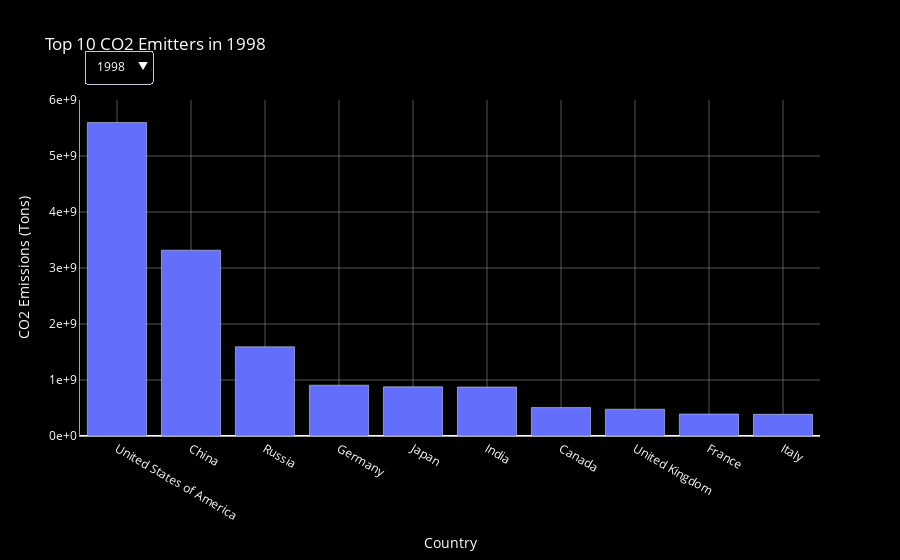

The cell this chart's notebook holds for it:
### Markdown cell above
### Plot Top 10 CO2 emittents per year

### Code cell
fig = most_emissions(df_most.tail(25))
fig.show()

### Figure 1 — Plotly figure (JSON) as saved in the notebook; plotly's stock layout.template omitted (floating-point values rounded to 4 significant figures)
{"data": [{"alignmentgroup": "True", "hovertemplate": "index=%{x}<br>y=%{y}<extra></extra>", "legendgroup": "", "marker": {"color": "#636efa", "pattern": {"shape": ""}}, "name": "", "offsetgroup": "", "orientation": "v", "showlegend": false, "textposition": "auto", "type": "bar", "x": ["United States of America", "China", "Russia", "Germany", "Japan", "India", "Canada", "United Kingdom", "France", "Italy"], "xaxis": "x", "y": [5598899200, 3317325312, 1593127424, 907420416, 879085312, 874814016, 507147776, 478460640, 391919840, 387158240], "yaxis": "y"}], "layout": {"barmode": "relative", "font": {"color": "white"}, "legend": {"tracegroupgap": 0}, "paper_bgcolor": "black", "plot_bgcolor": "black", "title": {"text": "Top 10 CO2 Emitters in 1998"}, "updatemenus": [{"buttons": [{"args": [{"x": [["United States of America", "China", "Russia", "Germany", "Japan", "India", "Canada", "United Kingdom", "France", "Italy"]], "y": [[5598899200, 3317325312, 1593127424, 907420416, 879085312, 874814016, 507147776, 478460640, 391919840, 387158240]]}, {"title": "Top 10 CO2 Emitters in 1998"}], "label": "1998", "method": "update"}, {"args": [{"x": [["United States of America", "China", "Russia", "India", "Japan", "Germany", "Canada", "United Kingdom", "Italy", "France"]], "y": [[5621447680, 3251912704, 1639046528, 934354048, 908289408, 874890688, 517573184, 468914208, 395535296, 386845664]]}, {"title": "Top 10 CO2 Emitters in 1999"}], "label": "1999", "method": "update"}, {"args": [{"x": [["United States of America", "China", "Russia", "India", "Japan", "Germany", "Canada", "United Kingdom", "Italy", "France"]], "y": [[5784377344, 3424876288, 1675038720, 967147392, 926262528, 873645568, 536003104, 475450464, 397124736, 386874272]]}, {"title": "Top 10 CO2 Emitters in 2000"}], "label": "2000", "method": "update"}, {"args": [{"x": [["United States of America", "China", "Russia", "India", "Japan", "Germany", "Canada", "United Kingdom", "Italy", "France"]], "y": [[5739744768, 3581869312, 1682024320, 982892032, 915464384, 889131200, 526177888, 488336192, 395951232, 392665696]]}, {"title": "Top 10 CO2 Emitters in 2001"}], "label": "2001", "method": "update"}, {"args": [{"x": [["United States of America", "China", "Russia", "India", "Japan", "Germany", "Canada", "United Kingdom", "Italy", "France"]], "y": [[5607824384, 3867310080, 1673471872, 1018635648, 935572544, 875045376, 542563072, 474682912, 400303744, 387134144]]}, {"title": "Top 10 CO2 Emitters in 2002"}], "label": "2002", "method": "update"}, {"args": [{"x": [["United States of America", "China", "Russia", "India", "Japan", "Germany", "Canada", "United Kingdom", "Italy", "Mexico"]], "y": [[5673198592, 4472221696, 1738400000, 1050150976, 936082944, 880903936, 558618368, 484585440, 421466464, 399389536]]}, {"title": "Top 10 CO2 Emitters in 2003"}], "label": "2003", "method": "update"}, {"args": [{"x": [["United States of America", "China", "Russia", "India", "Japan", "Germany", "Canada", "United Kingdom", "Italy", "South Africa"]], "y": [[5760358400, 5159682048, 1738015616, 1134188032, 931522752, 867496064, 553308224, 485933600, 433017024, 418474048]]}, {"title": "Top 10 CO2 Emitters in 2004"}], "label": "2004", "method": "update"}, {"args": [{"x": [["China", "United States of America", "Russia", "India", "Japan", "Germany", "Canada", "United Kingdom", "Iran", "Italy"]], "y": [[5864476672, 5767342592, 1739803264, 1182498688, 939905728, 848930624, 565777792, 484150208, 438495552, 435912832]]}, {"title": "Top 10 CO2 Emitters in 2005"}], "label": "2005", "method": "update"}, {"args": [{"x": [["China", "United States of America", "Russia", "India", "Japan", "Germany", "Canada", "United Kingdom", "Iran", "Mexico"]], "y": [[6461753344, 5681955840, 1775020928, 1261029504, 924955392, 863206400, 558470976, 484653408, 472401568, 444963744]]}, {"title": "Top 10 CO2 Emitters in 2006"}], "label": "2006", "method": "update"}, {"args": [{"x": [["China", "United States of America", "Russia", "India", "Japan", "Germany", "Canada", "Iran", "United Kingdom", "South Africa"]], "y": [[7018115072, 5763697664, 1782012544, 1372979584, 943698432, 833874240, 588230720, 503054592, 476955136, 452099840]]}, {"title": "Top 10 CO2 Emitters in 2007"}], "label": "2007", "method": "update"}, {"args": [{"x": [["China", "United States of America", "Russia", "India", "Japan", "Germany", "Canada", "Iran", "South Africa", "United Kingdom"]], "y": [[7231027712, 5589265920, 1766535040, 1461216896, 885039040, 839306880, 570411392, 512604960, 479731456, 466061824]]}, {"title": "Top 10 CO2 Emitters in 2008"}], "label": "2008", "method": "update"}, {"args": [{"x": [["China", "United States of America", "Russia", "India", "Japan", "Germany", "Canada", "Iran", "South Africa", "Mexico"]], "y": [[7728508928, 5179558912, 1662087552, 1593808256, 838500096, 779313024, 535960512, 532772672, 449433568, 443537088]]}, {"title": "Top 10 CO2 Emitters in 2009"}], "label": "2009", "method": "update"}, {"args": [{"x": [["China", "United States of America", "Russia", "India", "Japan", "Germany", "Canada", "Iran", "Mexico", "South Africa"]], "y": [[8377875456, 5433135104, 1743991552, 1691692928, 868870720, 825974528, 549334848, 534811328, 459230592, 457158304]]}, {"title": "Top 10 CO2 Emitters in 2010"}], "label": "2010", "method": "update"}, {"args": [{"x": [["China", "United States of America", "Russia", "India", "Japan", "Germany", "Canada", "Iran", "Mexico", "South Korea"]], "y": [[9141174272, 5217787904, 1829585792, 1795240960, 897585088, 800690688, 561937344, 540829248, 468112480, 463696256]]}, {"title": "Top 10 CO2 Emitters in 2011"}], "label": "2011", "method": "update"}, {"args": [{"x": [["China", "United States of America", "India", "Russia", "Japan", "Germany", "Canada", "Iran", "Mexico", "Brazil"]], "y": [[9442791424, 4998535168, 1964292992, 1815848704, 915212352, 813063872, 557110528, 547059840, 485000288, 469095520]]}, {"title": "Top 10 CO2 Emitters in 2012"}], "label": "2012", "method": "update"}, {"args": [{"x": [["China", "United States of America", "India", "Russia", "Japan", "Germany", "Canada", "Iran", "Brazil", "Mexico"]], "y": [[9881682944, 5131867648, 2016857728, 1764847744, 921531456, 831016448, 565732800, 563801280, 492307072, 471737376]]}, {"title": "Top 10 CO2 Emitters in 2013"}], "label": "2013", "method": "update"}, {"args": [{"x": [["China", "United States of America", "India", "Russia", "Japan", "Germany", "Iran", "Canada", "Brazil", "Saudi Arabia"]], "y": [[9978826752, 5151835136, 2169429760, 1746019840, 889475712, 792221568, 590229440, 571298368, 514394688, 481434976]]}, {"title": "Top 10 CO2 Emitters in 2014"}], "label": "2014", "method": "update"}, {"args": [{"x": [["China", "United States of America", "India", "Russia", "Japan", "Germany", "Iran", "Canada", "Saudi Arabia", "Brazil"]], "y": [[9869518848, 5040249344, 2177807872, 1750624512, 862471744, 800035584, 587117824, 567737408, 497342656, 487026464]]}, {"title": "Top 10 CO2 Emitters in 2015"}], "label": "2015", "method": "update"}, {"args": [{"x": [["China", "United States of America", "India", "Russia", "Japan", "Germany", "Iran", "Canada", "South Korea", "Mexico"]], "y": [[9851520000, 4937324544, 2218155264, 1727234048, 866734912, 805313856, 599616896, 566937856, 496937728, 475915040]]}, {"title": "Top 10 CO2 Emitters in 2016"}], "label": "2016", "method": "update"}, {"args": [{"x": [["China", "United States of America", "India", "Russia", "Japan", "Germany", "Iran", "Canada", "South Korea", "Mexico"]], "y": [[10051401728, 4869939200, 2343633920, 1759064960, 858561152, 792389760, 622549952, 579723648, 497850720, 479200864]]}, {"title": "Top 10 CO2 Emitters in 2017"}], "label": "2017", "method": "update"}, {"args": [{"x": [["China", "United States of America", "India", "Russia", "Japan", "Germany", "Iran", "Canada", "South Korea", "Indonesia"]], "y": [[10499793920, 5020363776, 2480557056, 1835251200, 824751232, 769317888, 632140672, 593061056, 499366976, 495418368]]}, {"title": "Top 10 CO2 Emitters in 2018"}], "label": "2018", "method": "update"}, {"args": [{"x": [["China", "United States of America", "India", "Russia", "Japan", "Germany", "Iran", "Canada", "Indonesia", "South Korea"]], "y": [[10735256576, 4870840832, 2450592512, 1900300160, 800310080, 719013184, 619652672, 580578176, 526978560, 486659840]]}, {"title": "Top 10 CO2 Emitters in 2019"}], "label": "2019", "method": "update"}, {"args": [{"x": [["China", "United States of America", "India", "Russia", "Japan", "Germany", "Iran", "Canada", "Indonesia", "South Korea"]], "y": [[10863874048, 4372295168, 2233575168, 1797576448, 753494784, 646711168, 610826112, 524269216, 498560576, 467515200]]}, {"title": "Top 10 CO2 Emitters in 2020"}], "label": "2020", "method": "update"}, {"args": [{"x": [["China", "United States of America", "India", "Russia", "Japan", "Germany", "Iran", "Canada", "Indonesia", "South Korea"]], "y": [[11462598656, 4657943040, 2433800192, 1941328128, 759669952, 690646080, 631201920, 543974016, 513104576, 495095872]]}, {"title": "Top 10 CO2 Emitters in 2021"}], "label": "2021", "method": "update"}, {"args": [{"x": [["China", "United States of America", "India", "Russia", "Japan", "Germany", "Iran", "Indonesia", "Canada", "South Korea"]], "y": [[11405184000, 4738646528, 2593397248, 1920228736, 758749376, 688842624, 641359232, 581480576, 563666432, 488948480]]}, {"title": "Top 10 CO2 Emitters in 2022"}], "label": "2022", "method": "update"}], "direction": "down", "showactive": true, "x": 0.005, "xanchor": "left", "y": 1.15, "yanchor": "top"}], "xaxis": {"anchor": "y", "domain": [0, 1], "gridcolor": "darkgrey", "gridwidth": 0.5, "linecolor": "darkgrey", "linewidth": 1, "showgrid": true, "showline": true, "title": {"text": "Country"}}, "yaxis": {"anchor": "x", "domain": [0, 1], "gridcolor": "darkgrey", "gridwidth": 0.5, "linecolor": "darkgrey", "linewidth": 1, "range": [0, 6000000000], "showgrid": true, "showline": true, "tickformat": ".0e", "title": {"text": "CO2 Emissions (Tons)"}}}}
